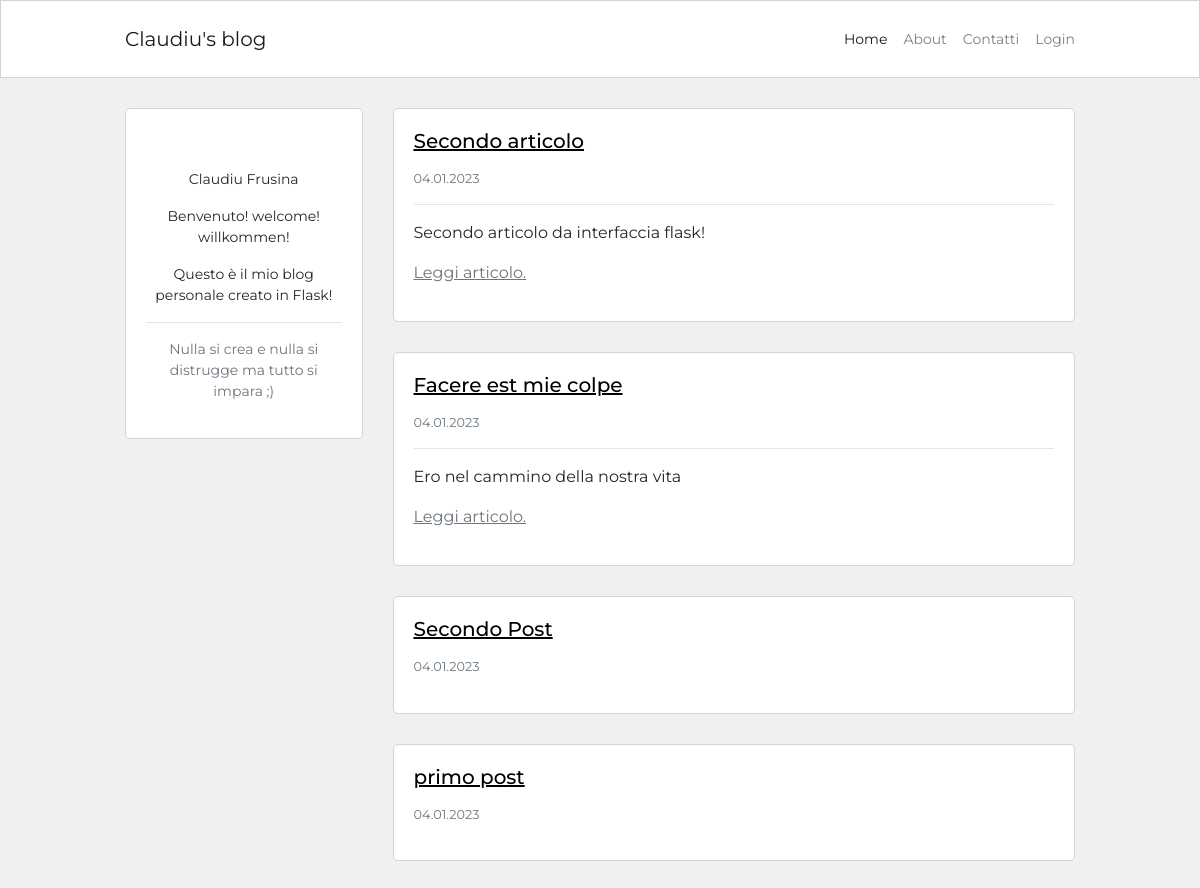
The app's page /, older data.
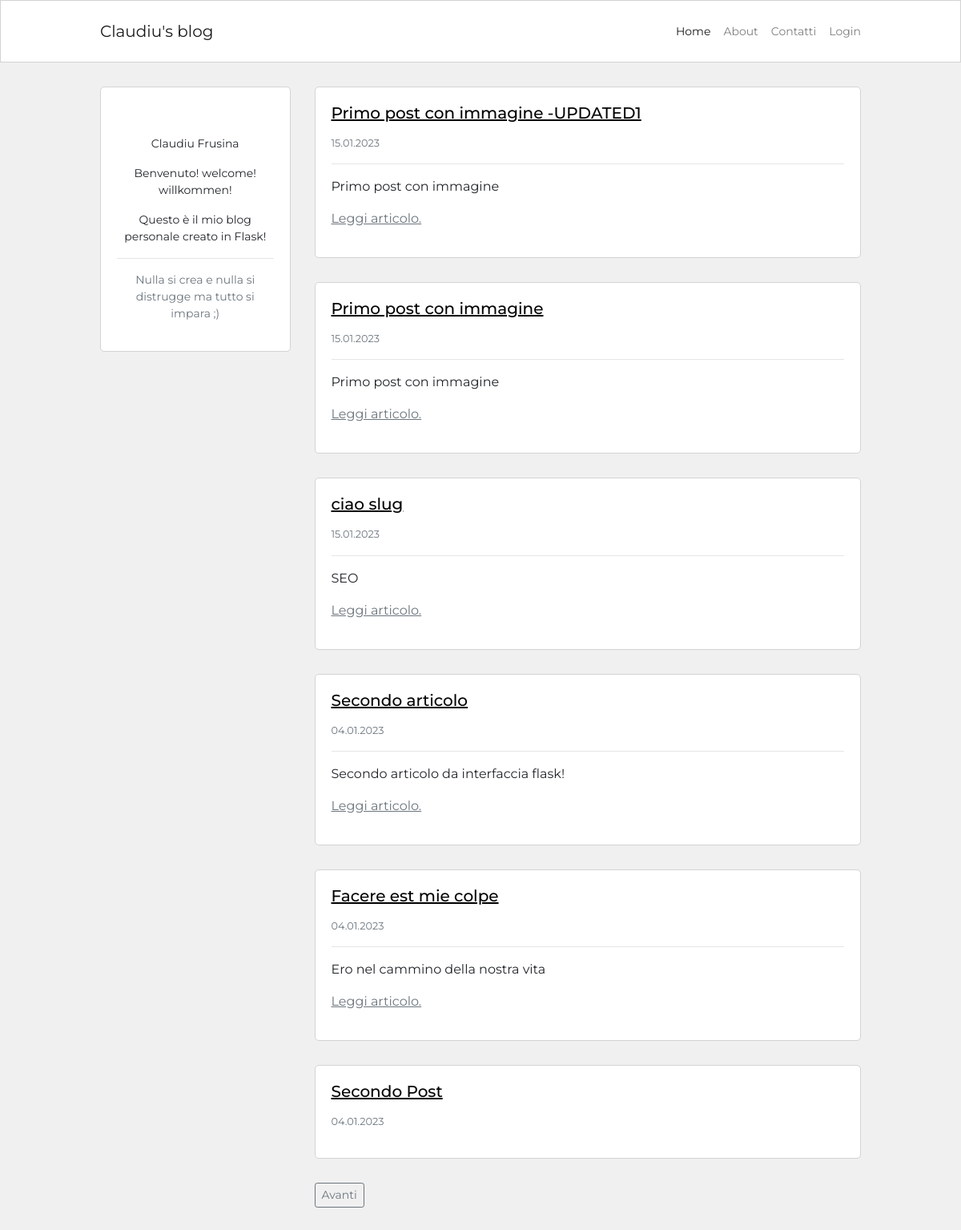
The same page, newer data.
### blog/models.py (models this page shows, shortened)
class Post(db.Model):
    id = db.Column(db.Integer, primary_key=True)
    user_id = db.Column(db.Integer, db.ForeignKey('user.id'), nullable=False)
    created_at = db.Column(db.DateTime, default=datetime.now)
    title = db.Column(db.String(120), nullable=False)
    description = db.Column(db.String(240))
    body = db.Column(db.Text(), nullable=False)
    slug = db.Column(db.String(250))
    image = db.Column(db.String(150))

### blog/routes.py (the view)
@app.route("/")
def homepage():
    page_number = request.args.get('page', 1, type=int)
    posts = Post.query.order_by(Post.created_at.desc()).paginate(page=page_number,
        per_page=app.config["TICKERS_PER_PAGE"], error_out=True)
    if posts.has_next:
        next_page = url_for('homepage', page=posts.next_num)
    else:
        next_page = None
    if posts.has_prev:
        previous_page = url_for('homepage', page=posts.prev_num)
    else:
        previous_page = None
    return render_template("homepage.html", posts=posts, current_page=page_number,
        next_page=next_page, previous_page=previous_page )

### blog/templates/homepage.html (shortened to what this page needs)
{% extends 'base.html' %}
{% block content %}
<div class="container content-container">
    <div class="row no-gutters">
        <div class="col-md-9 order-md-2">
            {% for post in posts.items %}
            <div class="single-post-home">
                <h5>
                    <a class="custom-link" href="{{ url_for('post_detail', post_slug=post.slug) }}" >
                        {{ post.title|markdown }}
                    </a>
                </h5>
                <p class="p-small-two text-muted md-0">
                    {{ post.created_at.strftime('%d.%m.%Y') }}
                </p>
                {% if post.description %}
                <hr>
                <p class="p-small-one text-muted md-0">
                    {{ post.description|markdown }}
                    <a class="read-more" href="{{ url_for('post_detail', post_slug=post.slug) }}">Leggi articolo.</a>
                </p>
                {% endif %}
            </div>
            {% endfor %}
            <div class="pagination-block">
                {% if next_page %}
                <a href="{{ next_page }}" class="btn btn-sm btn-outline-secondary">Avanti</a>
                {% endif %}
            </div>
        </div>
        <div class="col-md-3 order-md-1">
            {% include 'about_me_snippet.html' %}
        </div>
    </div>
</div>
{% endblock %}

Row changes from the older to the newer data that the page shows:
no longer on this page (row edited): Post: title "primo post", created_at "04.01.2023"
added Post: title "Primo post con immagine -UPDATED1", created_at "15.01.2023", description "Primo post con immagine"
added Post: title "Primo post con immagine", created_at "15.01.2023", description "Primo post con immagine"
added Post: title "ciao slug", created_at "15.01.2023", description "SEO"
Text that changed along with them:
text now shown: "Avanti"
